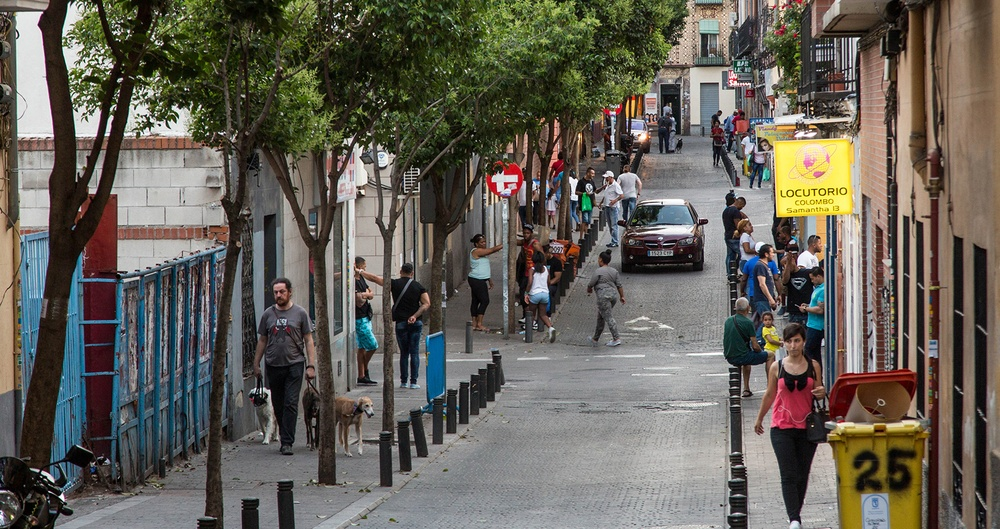
#> input picture Ejemplo.jpg, 1000 x 529 px, shrunk from 1700 x 900 before the run, found by its file name
$ python DivImages.py
#> lines starting #> are read from the running program, lines starting #| are printed output that depends on the picture
#!/usr/bin/env python3
# -*- coding: utf-8 -*-
"""
Created on Sun Jun  3 16:47:14 2018

@author: salvador
"""
from PIL import Image, ImageDraw
try:
    imagen=Image.open("Images/Ejemplo.jpg")
#> imagen is the input picture: PIL image 1000x529 RGB; mean R, G, B 100.9, 97, 87.9
  #  imagen.show()
except:
    print("No se ah podido cargar la imagen.")
    exit

Reducida=imagen #Se cambiaran los valores luego.
#Reducida.show()
#Reducida.save("Images/Reducida.jpg")
Aux=0
#Se empieza a recortar las imagenes.
a=Reducida.size
#> a = (1000, 529)
Points=[]
jump=10
Size=50
for i in range(0,(a[0]),jump):
    for j in range(0,(a[1]),jump):
        if (i+Size)>a[0]:
            continue
        if (j+Size)>a[1]:
            continue
        NewDir='Images/ImageRec'
        Box=list([i,j,i+Size,j+Size])
        Points.append(Box);
        #Box=list([20*j,20*i,20*(j+1),20*(i+1)])
        Box=tuple(Box)
        region=Reducida.crop(Box)
        NewDir+=str(Aux)
        NewDir+='.jpg'
        #region.save(NewDir)
        Aux+=1
#> after the loop, Aux = 4608; Points = 4608 items, first 6: [0, 0, 50, 50], [0, 10, 50, 60], [0, 20, 50, 70], [0, 30, 50, 80], [0, 40, 50, 90], [0, 50, 50, 100]


SaveDraw='Images/Final.jpg'
ImDraw=Image.open("Images/Ejemplo.jpg")
Dra=0
for Aux in Points:
    if(Dra%100==0):

        draw=ImageDraw.Draw(ImDraw)
        draw.line((Aux[0], Aux[1]) + (Aux[0],Aux[3]), fill=200)
        draw.line((Aux[0], Aux[1]) + (Aux[2],Aux[1]), fill=200)
        draw.line((Aux[0], Aux[3])+(Aux[2],Aux[3]), fill=200)
        draw.line((Aux[2],Aux[3])+(Aux[2],Aux[1]), fill=200)
        del draw
        ImDraw.save(SaveDraw)
    Dra+=1
#> this loop made 4608 passes
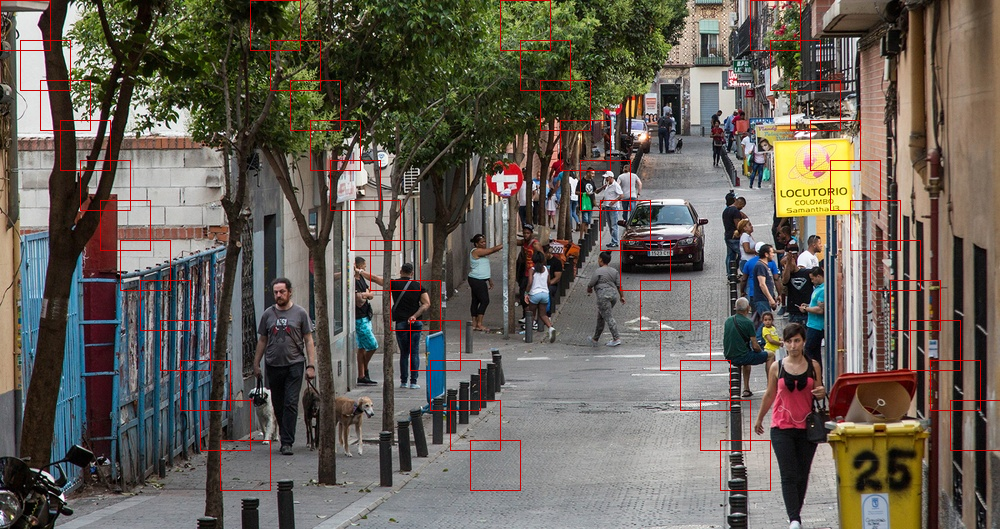
#> ImDraw: PIL image 1000x529 RGB; mean R, G, B 102.6, 95.2, 86.3
#> after the loop, Dra = 4608
